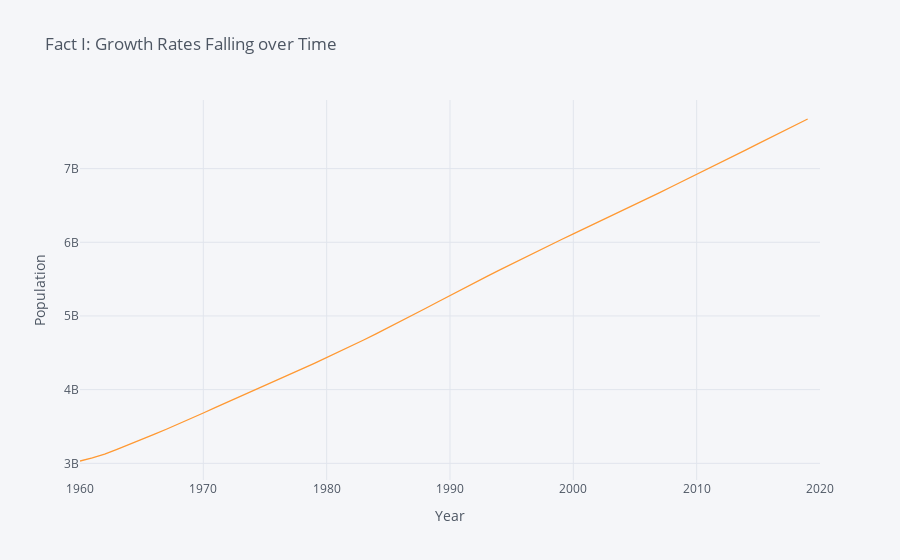

Notebook code for this chart:
### Markdown cell above
With that done, after we have a DataFrame making a plot is just one
 line of code:

### Code cell
# Useful arguments to pass include xTitle, yTitle, Title
world.iplot(title="Fact I: Growth Rates Falling over Time",xTitle='Year',yTitle='Population')

### Figure 1 — Plotly figure (JSON) as saved in the notebook; plotly's stock layout.template omitted (floating-point values rounded to 4 significant figures)
{"data": [{"line": {"color": "rgba(255, 153, 51, 1.0)", "dash": "solid", "shape": "linear", "width": 1.3}, "mode": "lines", "name": "World Population", "text": "", "type": "scatter", "x": [2020, 2019, 2018, 2017, 2016, 2015, 2014, 2013, 2012, 2011, 2010, 2009, 2008, 2007, 2006, 2005, 2004, 2003, 2002, 2001, 2000, 1999, 1998, 1997, 1996, 1995, 1994, 1993, 1992, 1991, 1990, 1989, 1988, 1987, 1986, 1985, 1984, 1983, 1982, 1981, 1980, 1979, 1978, 1977, 1976, 1975, 1974, 1973, 1972, 1971, 1970, 1969, 1968, 1967, 1966, 1965, 1964, 1963, 1962, 1961, 1960], "y": ["", 7673533974, 7592000000.0, 7509074479, 7424286143, 7338964954, 7254226881, 7169638368, 7085762277, 7002860245, 6921871603, 6839574286, 6756917893, 6674203645, 6592734537, 6511748367, 6431551642, 6351882363, 6272752973, 6193671774, 6114332537, 6034491778, 5954005533, 5872254371, 5789623830, 5706689093, 5621787188, 5537511535, 5452349928, 5368065405, 5280076280, 5189996794, 5101297271, 5012555212, 4924736801, 4839074591, 4755914191, 4674266073, 4592341186, 4511137165, 4432925600, 4356746042, 4281312777, 4207766702, 4135417984, 4062864564, 3988478320, 3912347620, 3836892582, 3760508998, 3682911028, 3607499982, 3532826862, 3462460219, 3393031785, 3322973362, 3256064763, 3190564033, 3125456669, 3072481005, 3031437768]}], "layout": {"legend": {"bgcolor": "#F5F6F9", "font": {"color": "#4D5663"}}, "paper_bgcolor": "#F5F6F9", "plot_bgcolor": "#F5F6F9", "title": {"font": {"color": "#4D5663"}, "text": "Fact I: Growth Rates Falling over Time"}, "xaxis": {"gridcolor": "#E1E5ED", "showgrid": true, "tickfont": {"color": "#4D5663"}, "title": {"font": {"color": "#4D5663"}, "text": "Year"}, "zerolinecolor": "#E1E5ED"}, "yaxis": {"gridcolor": "#E1E5ED", "showgrid": true, "tickfont": {"color": "#4D5663"}, "title": {"font": {"color": "#4D5663"}, "text": "Population"}, "zerolinecolor": "#E1E5ED"}}}
